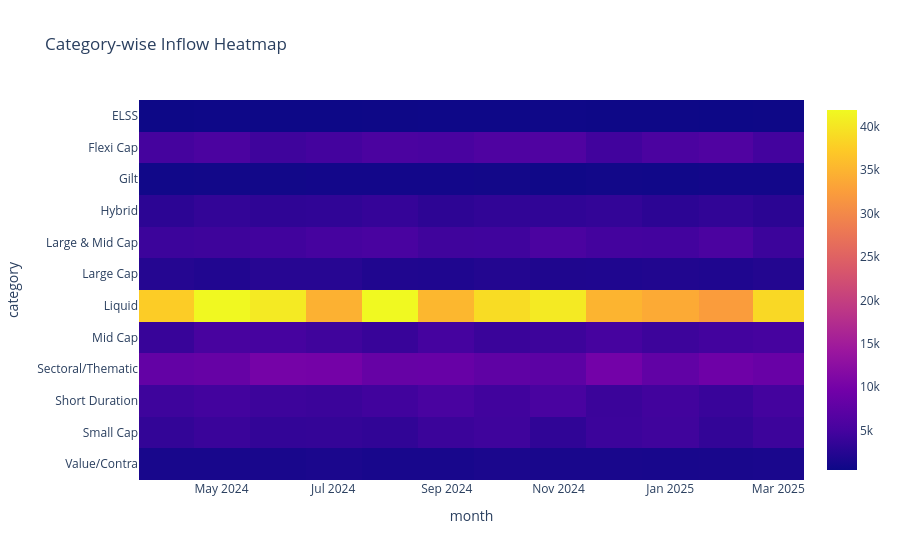

Notebook code for this chart:
### Code cell
pivot = category.pivot_table(
    values="net_inflow_crore",
    index="category",
    columns="month",
    aggfunc="sum"
)

fig = px.imshow(
    pivot,
    aspect="auto",
    title="Category-wise Inflow Heatmap"
)

fig.show()

### Figure 1 — Plotly figure (JSON) as saved in the notebook; plotly's stock layout.template omitted (floating-point values rounded to 4 significant figures; data arrays with more than 128 entries replaced by an {"elided": "..."} marker saying what was removed)
{"data": [{"coloraxis": "coloraxis", "hovertemplate": "month: %{x}<br>category: %{y}<br>color: %{z}<extra></extra>", "name": "0", "type": "heatmap", "x": ["2024-04", "2024-05", "2024-06", "2024-07", "2024-08", "2024-09", "2024-10", "2024-11", "2024-12", "2025-01", "2025-02", "2025-03"], "xaxis": "x", "y": ["ELSS", "Flexi Cap", "Gilt", "Hybrid", "Large & Mid Cap", "Large Cap", "Liquid", "Mid Cap", "Sectoral/Thematic", "Short Duration", "Small Cap", "Value/Contra"], "yaxis": "y", "z": {"elided": "12x12 int values"}}], "layout": {"coloraxis": {"colorscale": [[0, "#0d0887"], [0.1111, "#46039f"], [0.2222, "#7201a8"], [0.3333, "#9c179e"], [0.4444, "#bd3786"], [0.5556, "#d8576b"], [0.6667, "#ed7953"], [0.7778, "#fb9f3a"], [0.8889, "#fdca26"], [1, "#f0f921"]]}, "title": {"text": "Category-wise Inflow Heatmap"}, "xaxis": {"anchor": "y", "domain": [0, 1], "title": {"text": "month"}}, "yaxis": {"anchor": "x", "autorange": "reversed", "domain": [0, 1], "title": {"text": "category"}}}}
